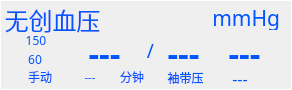
  <widget class="QFrame" name="frame_nibp">
   <property name="geometry">
    <rect>
     <x>730</x>
     <y>319</y>
     <width>292</width>
     <height>90</height>
    </rect>
   </property>
   <property name="font">
    <font>
     <family>文泉驿微米黑</family>
    </font>
   </property>
   <property name="autoFillBackground">
    <bool>false</bool>
   </property>
   <property name="styleSheet">
    <string notr="true">color:rgb(0, 85, 255);
border-color: rgb(255, 255, 255);
border-width:1px;
border-style:solid;


</string>
   </property>
   <property name="frameShape">
    <enum>QFrame::StyledPanel</enum>
   </property>
   <property name="frameShadow">
    <enum>QFrame::Plain</enum>
   </property>
   <widget class="QLabel" name="TextLabel_WuChuangXueYa">
    <property name="geometry">
     <rect>
      <x>5</x>
      <y>5</y>
      <width>95</width>
      <height>30</height>
     </rect>
    </property>
    <property name="font">
     <font>
      <family>文泉驿微米黑</family>
      <pointsize>18</pointsize>
     </font>
    </property>
    <property name="styleSheet">
     <string notr="true">border-style:none;</string>
    </property>
    <property name="text">
     <string>无创血压</string>
    </property>
    <property name="alignment">
     <set>Qt::AlignCenter</set>
    </property>
   </widget>
   <widget class="QLabel" name="label_nibp_unit">
    <property name="geometry">
     <rect>
      <x>210</x>
      <y>5</y>
      <width>70</width>
      <height>25</height>
     </rect>
    </property>
    <property name="font">
     <font>
      <family>文泉驿微米黑</family>
      <pointsize>16</pointsize>
     </font>
    </property>
    <property name="styleSheet">
     <string notr="true">border-style:none;</string>
    </property>
    <property name="text">
     <string>mmHg</string>
    </property>
    <property name="alignment">
     <set>Qt::AlignRight|Qt::AlignTrailing|Qt::AlignVCenter</set>
    </property>
   </widget>
   <widget class="QLabel" name="TextLabel_WuChuangXueYa_XiaXian">
    <property name="geometry">
     <rect>
      <x>20</x>
      <y>50</y>
      <width>30</width>
      <height>18</height>
     </rect>
    </property>
    <property name="font">
     <font>
      <family>文泉驿微米黑</family>
     </font>
    </property>
    <property name="styleSheet">
     <string notr="true">border-style:none;</string>
    </property>
    <property name="text">
     <string>60</string>
    </property>
    <property name="alignment">
     <set>Qt::AlignCenter</set>
    </property>
   </widget>
   <widget class="QLabel" name="TextLabel_WuChuangXueYa_ShangXian">
    <property name="geometry">
     <rect>
      <x>20</x>
      <y>31</y>
      <width>32</width>
      <height>18</height>
     </rect>
    </property>
    <property name="font">
     <font>
      <family>文泉驿微米黑</family>
     </font>
    </property>
    <property name="styleSheet">
     <string notr="true">border-style:none;</string>
    </property>
    <property name="text">
     <string>150</string>
    </property>
    <property name="alignment">
     <set>Qt::AlignCenter</set>
    </property>
   </widget>
   <widget class="QLabel" name="TextLabel_WuChuangXueYa_ShouDong">
    <property name="geometry">
     <rect>
      <x>20</x>
      <y>69</y>
      <width>40</width>
      <height>15</height>
     </rect>
    </property>
    <property name="font">
     <font>
      <family>文泉驿微米黑</family>
     </font>
    </property>
    <property name="styleSheet">
     <string notr="true">border-style:none;</string>
    </property>
    <property name="text">
     <string>手动</string>
    </property>
    <property name="alignment">
     <set>Qt::AlignCenter</set>
    </property>
   </widget>
   <widget class="QLabel" name="TextLabel_WuChuangXueYa_fenzhong">
    <property name="geometry">
     <rect>
      <x>120</x>
      <y>69</y>
      <width>30</width>
      <height>15</height>
     </rect>
    </property>
    <property name="font">
     <font>
      <family>文泉驿微米黑</family>
     </font>
    </property>
    <property name="styleSheet">
     <string notr="true">border-style:none;</string>
    </property>
    <property name="text">
     <string>分钟</string>
    </property>
   </widget>
   <widget class="QLabel" name="TextLabel_WuChuangXueYa_ZiDongJianGe">
    <property name="geometry">
     <rect>
      <x>70</x>
      <y>72</y>
      <width>40</width>
      <height>10</height>
     </rect>
    </property>
    <property name="font">
     <font>
      <family>文泉驿微米黑</family>
      <pointsize>8</pointsize>
     </font>
    </property>
    <property name="styleSheet">
     <string notr="true">border-style:none;</string>
    </property>
    <property name="text">
     <string>---</string>
    </property>
    <property name="alignment">
     <set>Qt::AlignCenter</set>
    </property>
   </widget>
   <widget class="QLabel" name="TextLabel_WuChuangXueYa_value_Gao_2">
    <property name="geometry">
     <rect>
      <x>70</x>
      <y>30</y>
      <width>69</width>
      <height>39</height>
     </rect>
    </property>
    <property name="font">
     <font>
      <family>文泉驿微米黑</family>
      <pointsize>25</pointsize>
      <weight>75</weight>
      <bold>true</bold>
     </font>
    </property>
    <property name="layoutDirection">
     <enum>Qt::RightToLeft</enum>
    </property>
    <property name="styleSheet">
     <string notr="true">border-style:none;</string>
    </property>
    <property name="midLineWidth">
     <number>1</number>
    </property>
    <property name="text">
     <string>---</string>
    </property>
    <property name="textFormat">
     <enum>Qt::RichText</enum>
    </property>
    <property name="alignment">
     <set>Qt::AlignCenter</set>
    </property>
   </widget>
   <widget class="QLabel" name="TextLabel_WuChuangXueYa_value_Pingjun">
    <property name="geometry">
     <rect>
      <x>158</x>
      <y>30</y>
      <width>51</width>
      <height>39</height>
     </rect>
    </property>
    <property name="font">
     <font>
      <family>文泉驿微米黑</family>
      <pointsize>25</pointsize>
      <weight>75</weight>
      <bold>true</bold>
     </font>
    </property>
    <property name="layoutDirection">
     <enum>Qt::RightToLeft</enum>
    </property>
    <property name="styleSheet">
     <string notr="true">border-style:none;</string>
    </property>
    <property name="midLineWidth">
     <number>1</number>
    </property>
    <property name="text">
     <string>---</string>
    </property>
    <property name="textFormat">
     <enum>Qt::RichText</enum>
    </property>
    <property name="alignment">
     <set>Qt::AlignCenter</set>
    </property>
   </widget>
   <widget class="QLabel" name="TextLabel_WuChuangXueYa_value_Di">
    <property name="geometry">
     <rect>
      <x>210</x>
      <y>30</y>
      <width>69</width>
      <height>39</height>
     </rect>
    </property>
    <property name="font">
     <font>
      <family>文泉驿微米黑</family>
      <pointsize>25</pointsize>
      <weight>75</weight>
      <bold>true</bold>
     </font>
    </property>
    <property name="layoutDirection">
     <enum>Qt::RightToLeft</enum>
    </property>
    <property name="styleSheet">
     <string notr="true">border-style:none;</string>
    </property>
    <property name="midLineWidth">
     <number>1</number>
    </property>
    <property name="text">
     <string>---</string>
    </property>
    <property name="textFormat">
     <enum>Qt::RichText</enum>
    </property>
    <property name="alignment">
     <set>Qt::AlignCenter</set>
    </property>
   </widget>
   <widget class="QLabel" name="TextLabel_WuChuangXueYa_xiudaiya">
    <property name="geometry">
     <rect>
      <x>160</x>
      <y>70</y>
      <width>51</width>
      <height>16</height>
     </rect>
    </property>
    <property name="font">
     <font>
      <family>文泉驿微米黑</family>
     </font>
    </property>
    <property name="styleSheet">
     <string notr="true">border-style:none;</string>
    </property>
    <property name="text">
     <string>袖带压</string>
    </property>
    <property name="alignment">
     <set>Qt::AlignCenter</set>
    </property>
   </widget>
   <widget class="QLabel" name="TextLabel_WuChuangXueYa_xiudaiya_value">
    <property name="geometry">
     <rect>
      <x>220</x>
      <y>70</y>
      <width>40</width>
      <height>16</height>
     </rect>
    </property>
    <property name="font">
     <font>
      <family>文泉驿微米黑</family>
      <pointsize>12</pointsize>
     </font>
    </property>
    <property name="styleSheet">
     <string notr="true">border-style:none;</string>
    </property>
    <property name="text">
     <string>---</string>
    </property>
    <property name="alignment">
     <set>Qt::AlignCenter</set>
    </property>
   </widget>
   <widget class="QLabel" name="TextLabel_WuChuangXueYa_value_XieXian">
    <property name="geometry">
     <rect>
      <x>140</x>
      <y>40</y>
      <width>21</width>
      <height>21</height>
     </rect>
    </property>
    <property name="font">
     <font>
      <family>文泉驿微米黑</family>
      <pointsize>14</pointsize>
     </font>
    </property>
    <property name="styleSheet">
     <string notr="true">border-style:none;</string>
    </property>
    <property name="text">
     <string>/</string>
    </property>
    <property name="alignment">
     <set>Qt::AlignCenter</set>
    </property>
   </widget>
  </widget>
